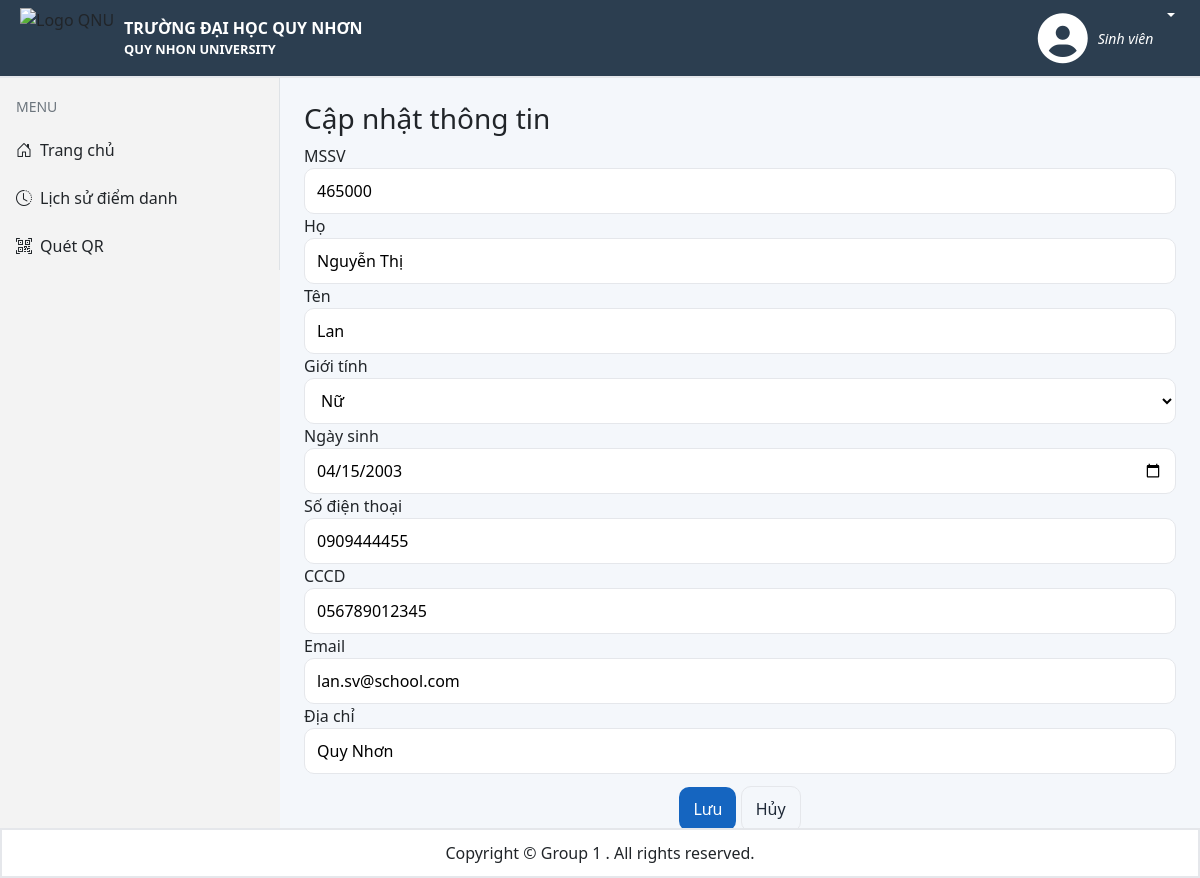
The app's page /Account/ThongTinCaNhan/EditInfo (signed in) with its own data.
### tables this page shows
CREATE TABLE `account` (
  `UserID` int(11) NOT NULL,
  `Ho` varchar(50) DEFAULT NULL,
  `Ten` varchar(50) DEFAULT NULL,
  `CCCD` varchar(12) DEFAULT NULL,
  `SoDT` varchar(10) DEFAULT NULL,
  `Email` varchar(255) DEFAULT NULL,
  `DiaChi` varchar(255) DEFAULT NULL,
  `NgaySinh` date DEFAULT NULL,
  `GioiTinh` enum('Nam','Nữ') DEFAULT NULL,
  `MatKhau` varchar(255) DEFAULT NULL,
  `AuthToken` varchar(255) DEFAULT NULL,
  `Role` enum('1','2','3') NOT NULL DEFAULT '3'
);

### app/Controllers/BaseController.php (called while the page is built, shortened)
<?php
require_once __DIR__ . '/../Models/User.php';
require_once __DIR__ . '/../Config/database.php';
class BaseController
{
    protected function renderCommon($title, $render, $data = [])
    {
        require_once __DIR__ . "/../Views/layout.php";
    }
}

### app/Controllers/AccountController.php (called while the page is built, shortened)
<?php
require_once __DIR__ . '/BaseController.php';
    class AccountController extends BaseController
    {
        public function showEditInfoForm()
        {
            $userModel = new User();
            $data = $userModel->getStudentInfo($_SESSION['UID']);
            $this->renderCommon("Thông tin cá nhân", "profile_edit.php", ['studentData' => $data]);
        }
    }
?>

### app/Models/User.php (called while the page is built, shortened)
<?php
    class User
    {
        private $conn;
        public function __construct()
        {
            $this->conn = Database::getConnection();
        }
        public function getStudentInfo($studentId)
        {
            $stmt = $this->conn->prepare("SELECT UserID, Ho, Ten, GioiTinh, NgaySinh, SoDT, CCCD, Email, DiaChi, TenLop, TenNganh FROM account
            LEFT JOIN student on account.UserID = student.MSSV
            LEFT JOIN lopsv on  lopsv.MaLop = student.MaLop
            LEFT JOIN nganh on lopsv.MaNganh = nganh.MaNganh
            WHERE account.UserID = ?");
            $stmt->bind_param("s", $studentId);
            $stmt->execute();
            $result = $stmt->get_result();
            return $result->fetch_assoc();
        }
    }
?>

### app/Config/database.php (called while the page is built, shortened)
<?php
class Database
{
    private static $servername = "localhost";
    private static $username = "root";
    private static $password = "";
    private static $dbname = "diemdanhonline";
    private static $conn = null;
    public static function getConnection()
    {
        if (self::$conn === null) {
            self::$conn = new mysqli(self::$servername, self::$username, self::$password, self::$dbname);
        }
        return self::$conn;
    }
}
?>

### app/Views/common/profile_edit.php (the view, shortened to what this page needs)
<!DOCTYPE html>
<html lang="vi">
<head>
  <link rel="stylesheet" href="./public/assets/css/theme.css">
</head>
<body>
<div style="display:flex;">
  <main class="page-container">
    <div class="form-center">
      <h3>Cập nhật thông tin</h3>
      <?php
        $user = $data['studentData'];
      ?>
      <form method="post">
        <label>MSSV</label>
        <input class="input"  readonly value="<?= htmlspecialchars($user['UserID']) ?>" readonly>
        <label>Họ</label>
        <input class="input" name="Ho" value="<?= htmlspecialchars($user['Ho']) ?>">
        <label>Tên</label>
        <input class="input" name="Ten" value="<?= htmlspecialchars($user['Ten']) ?>">
        <label for="">Giới tính</label>
        <select class="input" name="GioiTinh" id="">
          <option <?= $user['GioiTinh'] === 'Nữ' ? 'selected' : '' ?> value="Nữ">Nữ</option>
        </select>
        <label>Ngày sinh</label>
        <input class="input" type="date" name="NgaySinh" value="<?= htmlspecialchars($user['NgaySinh']) ?>">
        <label>Số điện thoại</label>
        <input class="input" name="SoDT" value="<?= htmlspecialchars($user['SoDT']) ?>">
        <label>CCCD</label>
        <input class="input"  name="CCCD" value="<?= htmlspecialchars($user['CCCD']) ?>">
        <label>Email</label>
        <input class="input" name="Email" value="<?= htmlspecialchars($user['Email']) ?>">
        <label>Địa chỉ</label>
        <input class="input" name="DiaChi" value="<?= htmlspecialchars($user['DiaChi']) ?>">
        <div style="margin-top:12px; text-align:center;">
          <button type="submit" class="button">Lưu</button>
          <a class="button ghost" href="./Account/ThongTinCaNhan">Hủy</a>
        </div>
      </form>
    </div>
  </main>
</div>
</body>
</html>

### public/assets/css/layout.css (style rules this page uses)
:root { --sidebars-color: #f3f3f3; --header-color: #2c3e50; }
* { padding: 0px; margin: 0px; box-sizing: border-box; }
body { background-color: #F6F8FB; overflow: hidden; }

### public/assets/css/theme.css (style rules this page uses)
:root { --primary: #1565c0; --primary-hover: #0d47a1; --accent: #00b0ff; --bg: #f4f7fb; --card: #ffffff; --text: #1f2937; --muted: #6b7280; --border: #e5e7eb; --radius: 12px; --success: #10b981; --warning: #f59e0b; --danger: #ef4444; }
.page-container { flex: 1; padding: 24px; display: flex; flex-direction: column; gap: 20px; background: var(--bg); }
.button { background: var(--primary); color: #fff; border: none; padding: 10px 14px; border-radius: 10px; cursor: pointer; transition: 0.2s; text-decoration: none; display: inline-block; }
.button.ghost { background: transparent; color: var(--text); border: 1px solid var(--border); }
.input, .select { padding: 10px 12px; border-radius: 10px; border: 1px solid var(--border); background: var(--card); width: 100%; box-sizing: border-box; }

### app/Views/partials/menubar.php (style rules this page uses)
:root { --sidebar-width: 280px; }
body { background:#f8f9fa; }

### records on screen
account: UserID "465000", Ho "Nguyễn Thị", Ten "Lan", GioiTinh "Nữ", NgaySinh "04/15/2003", SoDT "0909444455", CCCD "056789012345", Email "lan.sv@school.com", DiaChi "Quy Nhơn"
